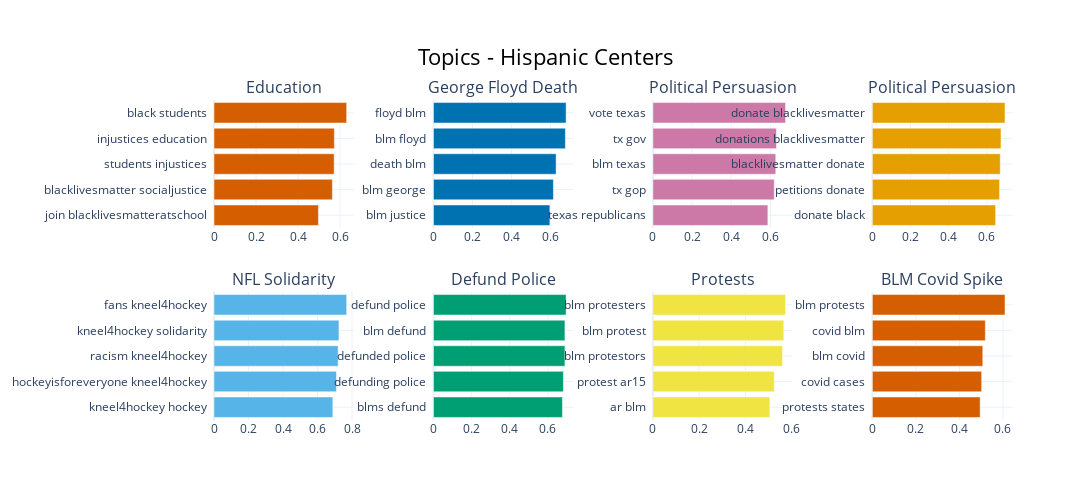

Notebook code for this chart:
### Code cell
topic_model.visualize_barchart(topics=[51, 19, 6, 8, 16, 22, 1, 9], title="Topics - Hispanic Centers", width=450, custom_labels=True)

### Figure 1 — Plotly figure (JSON) as saved in the notebook; plotly's stock layout.template omitted (floating-point values rounded to 4 significant figures)
{"data": [{"marker": {"color": "#D55E00"}, "orientation": "h", "type": "bar", "x": [0.4968, 0.5633, 0.5717, 0.5727, 0.6312], "xaxis": "x", "y": ["join blacklivesmatteratschool  ", "blacklivesmatter socialjustice  ", "students injustices  ", "injustices education  ", "black students  "], "yaxis": "y"}, {"marker": {"color": "#0072B2"}, "orientation": "h", "type": "bar", "x": [0.5959, 0.6141, 0.6278, 0.6754, 0.6791], "xaxis": "x2", "y": ["blm justice  ", "blm george  ", "death blm  ", "blm floyd  ", "floyd blm  "], "yaxis": "y2"}, {"marker": {"color": "#CC79A7"}, "orientation": "h", "type": "bar", "x": [0.5872, 0.6198, 0.6275, 0.6313, 0.6776], "xaxis": "x3", "y": ["texas republicans  ", "tx gop  ", "blm texas  ", "tx gov  ", "vote texas  "], "yaxis": "y3"}, {"marker": {"color": "#E69F00"}, "orientation": "h", "type": "bar", "x": [0.6462, 0.6667, 0.6703, 0.6742, 0.6954], "xaxis": "x4", "y": ["donate black  ", "petitions donate  ", "blacklivesmatter donate  ", "donations blacklivesmatter  ", "donate blacklivesmatter  "], "yaxis": "y4"}, {"marker": {"color": "#56B4E9"}, "orientation": "h", "type": "bar", "x": [0.6889, 0.7101, 0.7196, 0.7244, 0.7691], "xaxis": "x5", "y": ["kneel4hockey hockey  ", "hockeyisforeveryone kneel4hockey  ", "racism kneel4hockey  ", "kneel4hockey solidarity  ", "fans kneel4hockey  "], "yaxis": "y5"}, {"marker": {"color": "#009E73"}, "orientation": "h", "type": "bar", "x": [0.6758, 0.6807, 0.6888, 0.6889, 0.6951], "xaxis": "x6", "y": ["blms defund  ", "defunding police  ", "defunded police  ", "blm defund  ", "defund police  "], "yaxis": "y6"}, {"marker": {"color": "#F0E442"}, "orientation": "h", "type": "bar", "x": [0.5058, 0.525, 0.5606, 0.5661, 0.5737], "xaxis": "x7", "y": ["ar blm  ", "protest ar15  ", "blm protestors  ", "blm protest  ", "blm protesters  "], "yaxis": "y7"}, {"marker": {"color": "#D55E00"}, "orientation": "h", "type": "bar", "x": [0.4952, 0.5021, 0.5073, 0.519, 0.6094], "xaxis": "x8", "y": ["protests states  ", "covid cases  ", "blm covid  ", "covid blm  ", "blm protests  "], "yaxis": "y8"}], "layout": {"annotations": [{"font": {"size": 16}, "showarrow": false, "text": "Education", "x": 0.0875, "xanchor": "center", "xref": "paper", "y": 1, "yanchor": "bottom", "yref": "paper"}, {"font": {"size": 16}, "showarrow": false, "text": "George Floyd Death", "x": 0.3625, "xanchor": "center", "xref": "paper", "y": 1, "yanchor": "bottom", "yref": "paper"}, {"font": {"size": 16}, "showarrow": false, "text": "Political Persuasion", "x": 0.6375, "xanchor": "center", "xref": "paper", "y": 1, "yanchor": "bottom", "yref": "paper"}, {"font": {"size": 16}, "showarrow": false, "text": "Political Persuasion", "x": 0.9125, "xanchor": "center", "xref": "paper", "y": 1, "yanchor": "bottom", "yref": "paper"}, {"font": {"size": 16}, "showarrow": false, "text": "NFL Solidarity", "x": 0.0875, "xanchor": "center", "xref": "paper", "y": 0.4, "yanchor": "bottom", "yref": "paper"}, {"font": {"size": 16}, "showarrow": false, "text": "Defund Police", "x": 0.3625, "xanchor": "center", "xref": "paper", "y": 0.4, "yanchor": "bottom", "yref": "paper"}, {"font": {"size": 16}, "showarrow": false, "text": "Protests", "x": 0.6375, "xanchor": "center", "xref": "paper", "y": 0.4, "yanchor": "bottom", "yref": "paper"}, {"font": {"size": 16}, "showarrow": false, "text": "BLM Covid Spike", "x": 0.9125, "xanchor": "center", "xref": "paper", "y": 0.4, "yanchor": "bottom", "yref": "paper"}], "height": 500, "hoverlabel": {"bgcolor": "white", "font": {"family": "Rockwell", "size": 16}}, "showlegend": false, "title": {"font": {"color": "Black", "size": 22}, "text": "Topics - Hispanic Centers", "x": 0.5, "xanchor": "center", "yanchor": "top"}, "width": 1800, "xaxis": {"anchor": "y", "domain": [0, 0.175], "showgrid": true}, "xaxis2": {"anchor": "y2", "domain": [0.275, 0.45], "showgrid": true}, "xaxis3": {"anchor": "y3", "domain": [0.55, 0.725], "showgrid": true}, "xaxis4": {"anchor": "y4", "domain": [0.825, 1], "showgrid": true}, "xaxis5": {"anchor": "y5", "domain": [0, 0.175], "showgrid": true}, "xaxis6": {"anchor": "y6", "domain": [0.275, 0.45], "showgrid": true}, "xaxis7": {"anchor": "y7", "domain": [0.55, 0.725], "showgrid": true}, "xaxis8": {"anchor": "y8", "domain": [0.825, 1], "showgrid": true}, "yaxis": {"anchor": "x", "domain": [0.6, 1], "showgrid": true}, "yaxis2": {"anchor": "x2", "domain": [0.6, 1], "showgrid": true}, "yaxis3": {"anchor": "x3", "domain": [0.6, 1], "showgrid": true}, "yaxis4": {"anchor": "x4", "domain": [0.6, 1], "showgrid": true}, "yaxis5": {"anchor": "x5", "domain": [0, 0.4], "showgrid": true}, "yaxis6": {"anchor": "x6", "domain": [0, 0.4], "showgrid": true}, "yaxis7": {"anchor": "x7", "domain": [0, 0.4], "showgrid": true}, "yaxis8": {"anchor": "x8", "domain": [0, 0.4], "showgrid": true}}}
